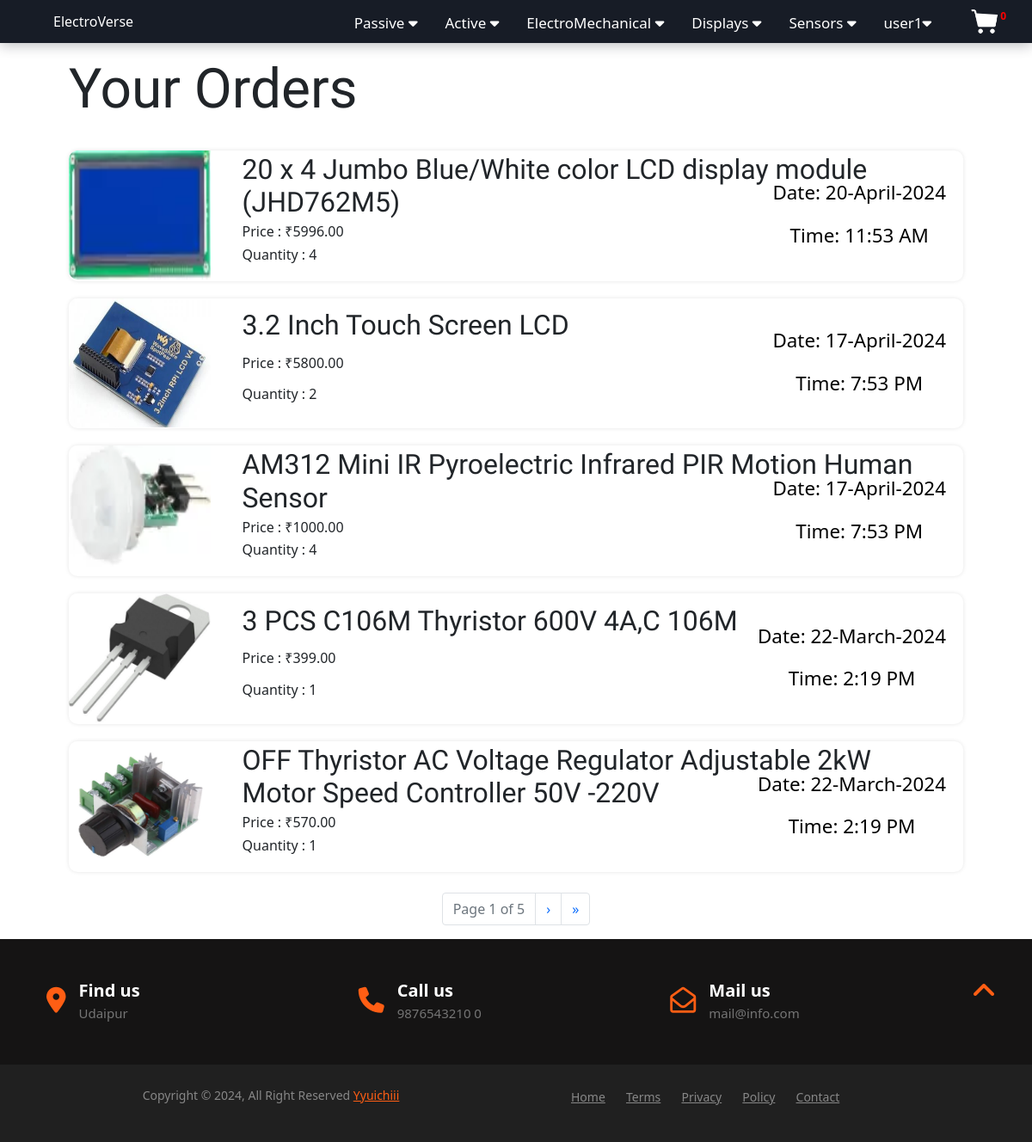
Before: /account/order/ (signed in) with the older database file.
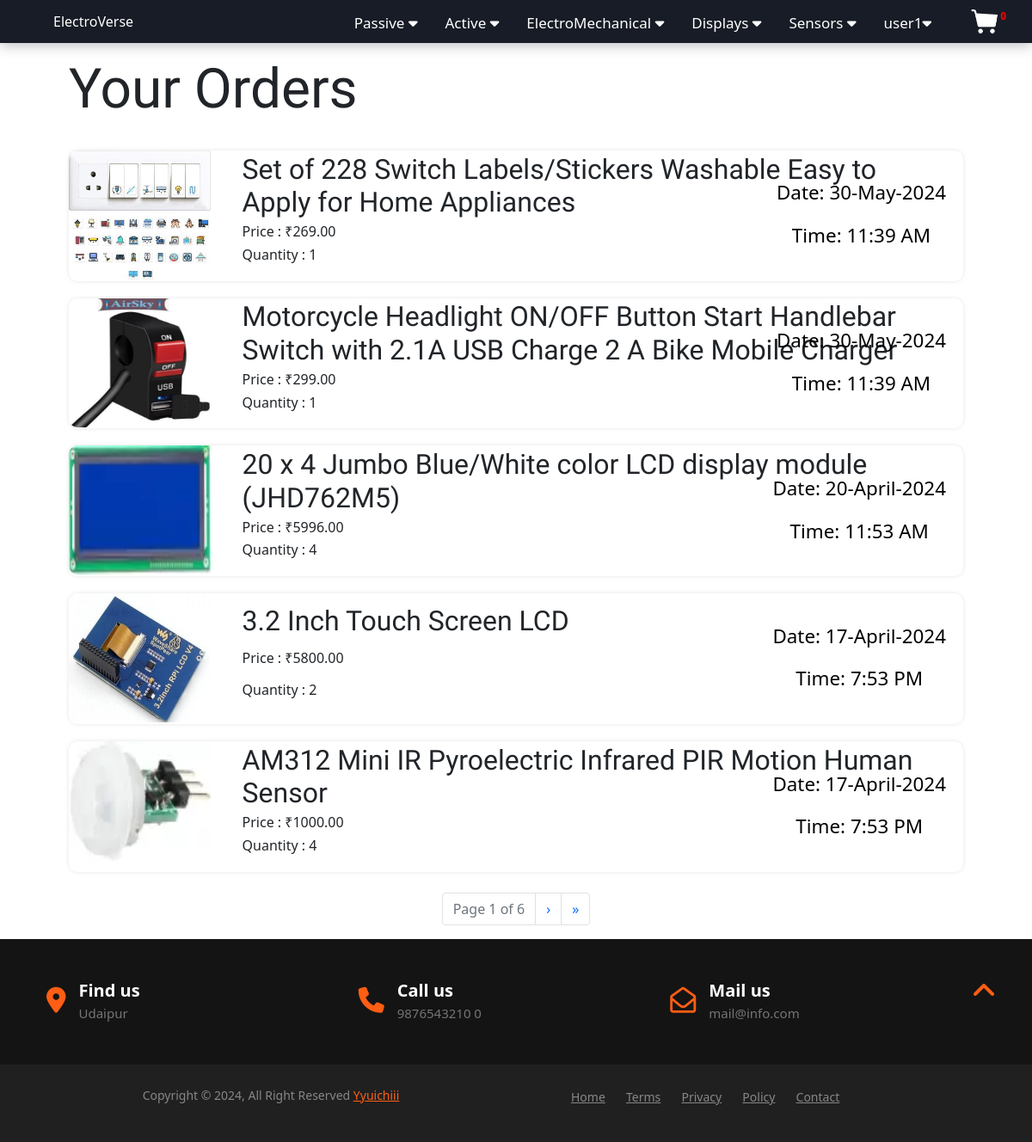
After: the same page with the newer database file.
### Accounts/models.py (models this page shows, shortened)
class Order(models.Model):
    user = models.ForeignKey(User, on_delete=models.CASCADE)
    Quantity=models.PositiveIntegerField(default=1)
    Pid=models.ForeignKey(Product,on_delete=models.CASCADE)
    Price = models.DecimalField(max_digits=10, decimal_places=2)
    Time=models.DateTimeField(auto_now_add=True)

### Components/models.py (models this page shows)
class Product(models.Model):
    TYPE_CHOICES = [
	('Resistor', 'Resistor'),
	('Capacitor', 'Capacitor'),
	('Inductor', 'Inductor'),
	('Transformer', 'Transformer'),
	('Transistor', 'Transistor'),
	('IC', 'IC'),
	('Thyristor', 'Thyristor'),
	('Diode', 'Diode'),
	('Amplifier', 'Amplifier'),
	('Relay', 'Relay'),
	('Switch', 'Switch'),
	('Motor', 'Motor'),
	('Solenoid', 'Solenoid'),
	('Actuator', 'Actuator'),
	('LCD', 'LCD'),
	('LED', 'LED'),
	('OLED', 'OLED'),
	('TFT', 'TFT'),
	('TouchScreen', 'TouchScreen'),
	('Temperature', 'Temperature'),
	('Pressure', 'Pressure'),
	('Motion', 'Motion'),
	('Light', 'Light'),
	('Gas', 'Gas'),
    ]
    Type=models.CharField(max_length=20, choices=TYPE_CHOICES,null=True)
    P_name = models.CharField(max_length=200, verbose_name="Product Name")
    Bundle_set = models.PositiveIntegerField(default=1)
    Price = models.DecimalField(max_digits=10, decimal_places=2)
    P_image = models.ImageField(upload_to=upload_path_products, blank=True)
    content = models.TextField(blank=True)
    background_image = models.ImageField(upload_to=upload_path_products, blank=True)
    def __str__(self):
        return self.P_name

### Accounts/views.py (the view)
# urls.py: path('order/', views.Order_view,name='Order'),
@login_required
def Order_view(request):
    orders = Order.objects.filter(user=request.user).order_by('-id')
    paginator = Paginator(orders, 5)  # Show 5 orders per page.
    page_number = request.GET.get("page")
    page_obj = paginator.get_page(page_number)
    return render(request,"Accounts/orders.html",{"orders":page_obj})

### Accounts/custom_context.py (called while the page is built)
def user_cart(request):
    c=0;
    if(request.user.is_authenticated):
      cart=Cart.objects.filter(user=request.user).aggregate(cart_no=Sum('Quantity'))
      c=cart['cart_no']
      if c==None:
         c=0
    return {'cart_no': c}

### Accounts/templates/Accounts/orders.html (shortened to what this page needs)
{% extends 'Accounts/base.html' %}
{% load static %}
{% block main-content %}
{% if not  orders %}
<div class="summary-content">
    <div class="col_1of2 meta-data">
        <div class="sub-total">
            <h3>No Orders Found !!</h3>
        </div>
    </div>
</div>
{% else %}
<div class="cont">
    <div class="grid_12">
        <h1>Your Orders
        </h1>
    </div>
<ul class="items">
    {% for product in orders %}
    <li class="grid_4 item">
        <a style="color:black; text-decoration:none;" class="btn-remove">
            <p>Date: {{product.Time|date:"d-N-Y"}}</p>
            <p>Time: {{product.Time|time:"g:i A"}}</p>
        </a>
        <div class="preview">
            <img class="product_image_cart" src="{{product.Pid.P_image.url}}" />
        </div>
        <div class="details">
            <h3>
                {{product.Pid}}
            </h3
            <h2>Price :  &#8377;{{product.Price}}</h2>
            <p>Quantity :  {{product.Quantity}}</p>
        </div>
    </li>
    {% endfor %}
</ul>
</div>
<div aria-label="Orders Pagination">
    <ul class="pagination justify-content-center mt-4">
        <li class="page-item disabled">
            <span class="page-link">Page {{ orders.number }} of {{ orders.paginator.num_pages }}</span>
        </li>
        {% if orders.has_next %}
        <li class="page-item">
            <a class="page-link" href="?page={{ orders.next_page_number }}" aria-label="Next">
                <span aria-hidden="true">&rsaquo;</span>
            </a>
        </li>
        <li class="page-item">
            <a class="page-link" href="?page={{ orders.paginator.num_pages }}" aria-label="Last">
                <span aria-hidden="true">&raquo;</span>
            </a>
        </li>
        {% endif %}
    </ul>
</div>
{% endif %}
{% endblock main-content%}

Changed rows visible on the page:
no longer on this page (row unchanged): Order: Time "22-March-2024", Time "2:19 PM", Pid.P_image (picture), Pid "3 PCS C106M Thyristor 600V 4A,C 106M", Price "399.00", Quantity "1"
no longer on this page (row unchanged): Order: Time "22-March-2024", Time "2:19 PM", Pid.P_image (picture), Pid "OFF Thyristor AC Voltage Regulator Adjustable 2kW Motor Speed Controller 50V -220V", Price "570.00", Quantity "1"
added Order: Time "30-May-2024", Time "11:39 AM", Pid.P_image (picture), Pid "Set of 228 Switch Labels/Stickers Washable Easy to Apply for Home Appliances", Price "269.00", Quantity "1"
added Order: Time "30-May-2024", Time "11:39 AM", Pid.P_image (picture), Pid "Motorcycle Headlight ON/OFF Button Start Handlebar Switch with 2.1A USB Charge 2 A Bike Mobile Charger", Price "299.00", Quantity "1"
Other visible differences:
{{ orders.paginator.num_pages }}: "5" → "6"
